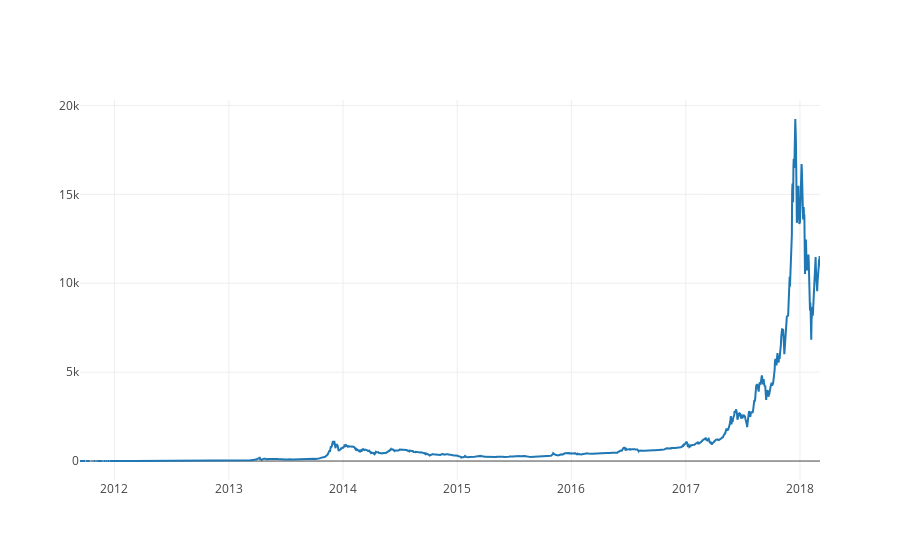

The cell this chart's notebook holds for it:
### Code cell
# Pull pricing data for 3 more BTC exchanges
exchanges = ['COINBASE','BITSTAMP','ITBIT', 'KRAKEN']

exchange_data = {}

for exchange in exchanges:
    exchange_code = 'BCHARTS/{}USD'.format(exchange)
    btc_exchange_df = get_quandl_data(exchange_code)
    exchange_data[exchange] = btc_exchange_df

btc_usd_df = pd.DataFrame()

# Merge the BTC price dataseries' into a single dataframe
btc_usd_df['weightedAverage'] = merge_dfs_on_column(list(exchange_data.values()),
                                       list(exchange_data.keys()),
                                       'Weighted Price').replace(0,np.nan).mean(axis=1)  
btc_usd_df['quoteVolume'] = merge_dfs_on_column(list(exchange_data.values()),
                                       list(exchange_data.keys()),
                                       'Volume (Currency)') .replace(0, np.nan).mean(axis=1)
btc_usd_df['volume'] = merge_dfs_on_column(list(exchange_data.values()),
                                       list(exchange_data.keys()),
                                       'Volume (BTC)').replace(0, np.nan).mean(axis=1)
btc_usd_df['close'] = merge_dfs_on_column(list(exchange_data.values()),
                                       list(exchange_data.keys()),
                                       'Close').replace(0, np.nan).mean(axis=1)
btc_usd_df['low'] = merge_dfs_on_column(list(exchange_data.values()),
                                       list(exchange_data.keys()),
                                       'Low').replace(0, np.nan).mean(axis=1)
btc_usd_df['high'] = merge_dfs_on_column(list(exchange_data.values()),
                                       list(exchange_data.keys()),
                                       'High').replace(0, np.nan).mean(axis=1)
btc_usd_df['open'] = merge_dfs_on_column(list(exchange_data.values()),
                                       list(exchange_data.keys()),
                                       'Open').replace(0, np.nan).mean(axis=1)

# Plot the average BTC price
btc_trace = go.Scatter(x=btc_usd_df.index, y=btc_usd_df['weightedAverage'])
py.iplot([btc_trace])


btc_usd_df.dropna(inplace=True)

btc_usd_df.head()

### Figure 1 — Plotly figure (JSON) as saved in the notebook; plotly's stock layout.template omitted (floating-point values rounded to 4 significant figures; data arrays with more than 128 entries replaced by an {"elided": "..."} marker saying what was removed)
{"data": [{"type": "scatter", "x": {"elided": "2367 str values"}, "y": {"elided": "2367 float values"}}], "layout": {}}
